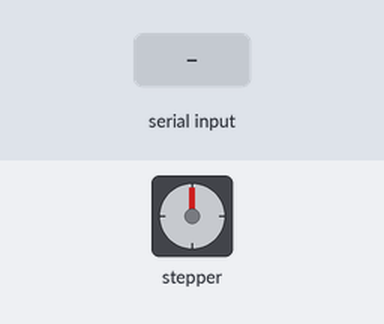
Bench run of a sketch on a simulated Arduino Uno, built with avr-gcc and run on an emulated ATmega328P. Shown: stepper motor. Wiring (inferred from the names in the program): stepper motor driver (1600 steps per turn assumed): step pin 3; direction pin 2; enable pin 4. The test bench sets the inputs (shaded band). What the sketch prints to the serial monitor is not drawn.

Above: at 1.2 s.
1.3 s: "pos,45\n" received over Serial
At 2.5 s:
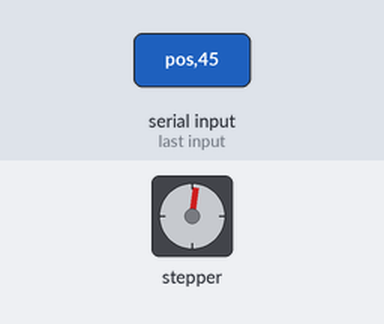
At 3.6 s:
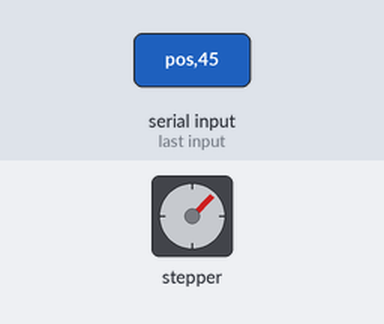
4.3 s: "spd\n" received over Serial
5.8 s: "90,45\n" received over Serial
Timing chart, 0 to 8.8 s (numbered marks = the images above; inputs shaded):
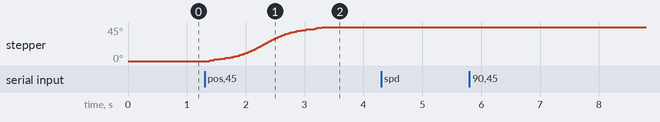

The sketch:

Nema17.ino
```cpp
#define DIR_PIN 2
#define STEP_PIN 3
#define EN_PIN 4

const int stepsPerRevolution = 1600;
float maxSpeed = 200.0;
int currentPosition = 0;

void setup() {
  pinMode(DIR_PIN, OUTPUT);
  pinMode(STEP_PIN, OUTPUT);
  pinMode(EN_PIN, OUTPUT);
  digitalWrite(EN_PIN, LOW);  // Enable motor

  Serial.begin(9600);
  Serial.println("Send 'spd <value>' or 'pos <0–360>'");
}

void loop() {
  if (Serial.available()) {
    String input = Serial.readStringUntil('\n');
    input.trim();

    if (input.startsWith("spd")) {
      maxSpeed = input.substring(4).toFloat();
      Serial.print("Max speed set to: ");
      Serial.println(maxSpeed);
    } else if (input.startsWith("pos")) {
      float degree = input.substring(4).toFloat();
      degree = constrain(degree, 0, 360);
      int targetStep = mapFloat(degree, 0, 360, 0, stepsPerRevolution);
      moveToPosition(targetStep);
    } else {
      Serial.println("Unknown command.");
    }
  }
}

// --- Map float like Arduino's map()
float mapFloat(float x, float in_min, float in_max, float out_min, float out_max) {
  return (x - in_min) * (out_max - out_min) / (in_max - in_min) + out_min;
}

// --- Smooth stepper movement using sine profile
void moveToPosition(int targetStep) {
  int stepsToMove = targetStep - currentPosition;
  int direction = stepsToMove >= 0 ? 1 : -1;
  stepsToMove = abs(stepsToMove);

  digitalWrite(DIR_PIN, direction > 0 ? HIGH : LOW);

  for (int i = 0; i < stepsToMove; i++) {
    float progress = (float)i / stepsToMove;  // 0.0 to 1.0
    float speedFactor = sin(progress * PI);   // Smooth accel/decel
    float delayTime = 1e6 / (maxSpeed * speedFactor); // µs per step

    if (delayTime > 1e6) delayTime = 1e6; // Avoid overflow when speedFactor ~0

    digitalWrite(STEP_PIN, HIGH);
    delayMicroseconds((int)delayTime / 2);
    digitalWrite(STEP_PIN, LOW);
    delayMicroseconds((int)delayTime / 2);
  }

  currentPosition = targetStep;
}
```

Measured:
- after the input at 1.3 s, stepper: turns 45° clockwise in 1.9 s, starting after 0.08 s
- after the input at 4.3 s, every drawn part: stays the same
- after the input at 5.8 s, every drawn part: stays the same
